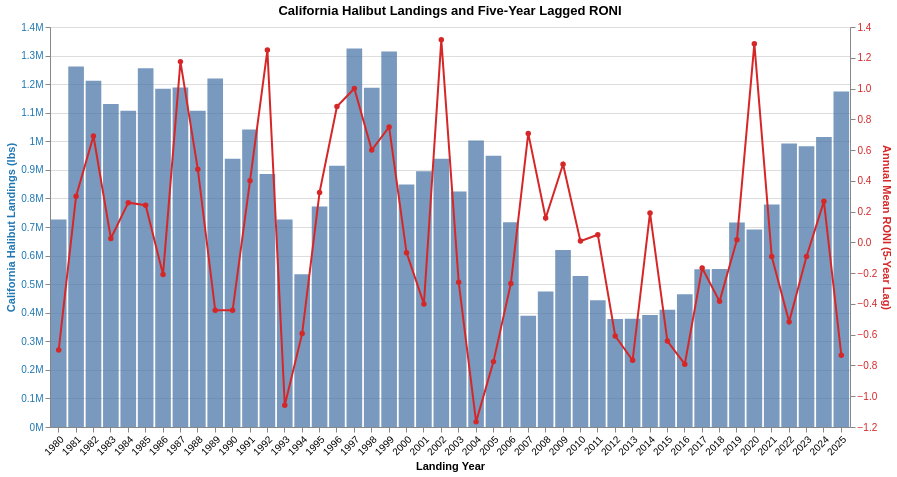

Notebook code cell kept with this figure:
### Markdown cell above
Observations

The no-lag time series showed little visual correspondence between annual mean RONI and California halibut landings, consistent with the weak correlation observed in the initial scatterplot and regression analysis. After applying a five-year lag to the climate index, periods of elevated and depressed RONI appeared to align more closely with subsequent increases and decreases in commercial landings. Although the correspondence is not exact, the lagged comparison provides additional visual evidence that California halibut landings are more closely associated with historical climate conditions than with climate conditions occurring in the same year.

The time series complements the previous statistical analyses by illustrating the temporal sequence underlying the lag hypothesis. Rather than suggesting an immediate response to changing ocean conditions, the visualization supports the interpretation that favorable climate conditions may influence recruitment, growth, and eventual availability to the commercial fishery over several years. This reinforces the biological plausibility of incorporating lagged climate variables when investigating climate–fishery relationships and provides a foundation for an interactive visualization in which users can explore species-specific lag effects.

### Code cell
base = alt.Chart(halibut_lag5).encode(
    x=alt.X(
        "Year:O",
        title="Landing Year",
        axis=alt.Axis(labelAngle=-45)
    )
)

bars = base.mark_bar(opacity=0.75).encode(
    y=alt.Y(
        "Pounds:Q",
        title="California Halibut Landings (lbs)",
        axis=alt.Axis(titleColor="#1f77b4", labelColor="#1f77b4", format="~s")
    ),
    color=alt.value("#4C78A8"),
    tooltip=[
        "Year",
        alt.Tooltip("Pounds:Q", format=",.0f")
    ]
)

roni_line = base.mark_line(point=True, strokeWidth=2).encode(
    y=alt.Y(
        "RONI_lag5:Q",
        title="Annual Mean RONI (5-Year Lag)",
        axis=alt.Axis(titleColor="#d62728", labelColor="#d62728")
    ),
    color=alt.value("#D62728"),
    tooltip=[
        "Year",
        alt.Tooltip("RONI_lag5:Q", format=".2f")
    ]
)

alt.layer(
    bars,
    roni_line
).resolve_scale(
    y="independent"
).properties(
    title="California Halibut Landings and Five-Year Lagged RONI",
    width=800,
    height=400
)

### Figure 1 — Vega-Lite specification as saved in the notebook (floating-point values rounded to 4 significant figures)
{"config": {"view": {"continuousWidth": 300, "continuousHeight": 300}}, "layer": [{"mark": {"type": "bar", "opacity": 0.75}, "encoding": {"color": {"value": "#4C78A8"}, "tooltip": [{"field": "Year", "type": "quantitative"}, {"field": "Pounds", "format": ",.0f", "type": "quantitative"}], "x": {"axis": {"labelAngle": -45}, "field": "Year", "title": "Landing Year", "type": "ordinal"}, "y": {"axis": {"format": "~s", "labelColor": "#1f77b4", "titleColor": "#1f77b4"}, "field": "Pounds", "title": "California Halibut Landings (lbs)", "type": "quantitative"}}}, {"mark": {"type": "line", "point": true, "strokeWidth": 2}, "encoding": {"color": {"value": "#D62728"}, "tooltip": [{"field": "Year", "type": "quantitative"}, {"field": "RONI_lag5", "format": ".2f", "type": "quantitative"}], "x": {"axis": {"labelAngle": -45}, "field": "Year", "title": "Landing Year", "type": "ordinal"}, "y": {"axis": {"labelColor": "#d62728", "titleColor": "#d62728"}, "field": "RONI_lag5", "title": "Annual Mean RONI (5-Year Lag)", "type": "quantitative"}}}], "data": {"name": "data-504e141c934a747d72f8ddb07811a94b"}, "height": 400, "resolve": {"scale": {"y": "independent"}}, "title": "California Halibut Landings and Five-Year Lagged RONI", "width": 800, "$schema": "https://vega.github.io/schema/vega-lite/v6.4.1.json", "datasets": {"data-504e141c934a747d72f8ddb07811a94b": [{"Year": 1980, "Pounds": 726600.0, "Value": 1001000.0, "RONI_lag5": -0.7, "Landings_z": -0.422, "RONI_z": -1.144}, {"Year": 1981, "Pounds": 1262000.0, "Value": 1874000.0, "RONI_lag5": 0.3, "Landings_z": 1.395, "RONI_z": 0.407}, {"Year": 1982, "Pounds": 1212000.0, "Value": 1746000.0, "RONI_lag5": 0.6917, "Landings_z": 1.226, "RONI_z": 1.014}, {"Year": 1983, "Pounds": 1130000.0, "Value": 1612000.0, "RONI_lag5": 0.025, "Landings_z": 0.9482, "RONI_z": -0.01938}, {"Year": 1984, "Pounds": 1107000.0, "Value": 1856000.0, "RONI_lag5": 0.2583, "Landings_z": 0.8689, "RONI_z": 0.3424}, {"Year": 1985, "Pounds": 1256000.0, "Value": 2222000.0, "RONI_lag5": 0.2417, "Landings_z": 1.374, "RONI_z": 0.3166}, {"Year": 1986, "Pounds": 1184000.0, "Value": 2295000.0, "RONI_lag5": -0.2083, "Landings_z": 1.131, "RONI_z": -0.3812}, {"Year": 1987, "Pounds": 1189000.0, "Value": 2522000.0, "RONI_lag5": 1.175, "Landings_z": 1.146, "RONI_z": 1.764}, {"Year": 1988, "Pounds": 1107000.0, "Value": 2375000.0, "RONI_lag5": 0.475, "Landings_z": 0.8696, "RONI_z": 0.6784}, {"Year": 1989, "Pounds": 1219000.0, "Value": 2642000.0, "RONI_lag5": -0.4417, "Landings_z": 1.25, "RONI_z": -0.743}, {"Year": 1990, "Pounds": 938600.0, "Value": 2122000.0, "RONI_lag5": -0.4417, "Landings_z": 0.2974, "RONI_z": -0.743}, {"Year": 1991, "Pounds": 1041000.0, "Value": 2466000.0, "RONI_lag5": 0.4, "Landings_z": 0.6445, "RONI_z": 0.5621}, {"Year": 1992, "Pounds": 885300.0, "Value": 2067000.0, "RONI_lag5": 1.25, "Landings_z": 0.1168, "RONI_z": 1.88}, {"Year": 1993, "Pounds": 726600.0, "Value": 1749000.0, "RONI_lag5": -1.058, "Landings_z": -0.422, "RONI_z": -1.699}, {"Year": 1994, "Pounds": 535000.0, "Value": 1437000.0, "RONI_lag5": -0.5917, "Landings_z": -1.072, "RONI_z": -0.9756}, {"Year": 1995, "Pounds": 771600.0, "Value": 2110000.0, "RONI_lag5": 0.325, "Landings_z": -0.269, "RONI_z": 0.4458}, {"Year": 1996, "Pounds": 914200.0, "Value": 2428000.0, "RONI_lag5": 0.8833, "Landings_z": 0.2148, "RONI_z": 1.312}, {"Year": 1997, "Pounds": 1325000.0, "Value": 3263000.0, "RONI_lag5": 1.0, "Landings_z": 1.609, "RONI_z": 1.492}, {"Year": 1998, "Pounds": 1188000.0, "Value": 2751000.0, "RONI_lag5": 0.6, "Landings_z": 1.142, "RONI_z": 0.8722}, {"Year": 1999, "Pounds": 1315000.0, "Value": 3278000.0, "RONI_lag5": 0.75, "Landings_z": 1.573, "RONI_z": 1.105}, {"Year": 2000, "Pounds": 848400.0, "Value": 2446000.0, "RONI_lag5": -0.06667, "Landings_z": -0.008543, "RONI_z": -0.1615}, {"Year": 2001, "Pounds": 895300.0, "Value": 2689000.0, "RONI_lag5": -0.4, "Landings_z": 0.1507, "RONI_z": -0.6784}, {"Year": 2002, "Pounds": 938600.0, "Value": 2840000.0, "RONI_lag5": 1.317, "Landings_z": 0.2974, "RONI_z": 1.984}, {"Year": 2003, "Pounds": 824000.0, "Value": 2504000.0, "RONI_lag5": -0.2583, "Landings_z": -0.09153, "RONI_z": -0.4587}, {"Year": 2004, "Pounds": 1003000.0, "Value": 3114000.0, "RONI_lag5": -1.167, "Landings_z": 0.5159, "RONI_z": -1.867}, {"Year": 2005, "Pounds": 949500.0, "Value": 2983000.0, "RONI_lag5": -0.775, "Landings_z": 0.3344, "RONI_z": -1.26}, {"Year": 2006, "Pounds": 716700.0, "Value": 2718000.0, "RONI_lag5": -0.2667, "Landings_z": -0.4554, "RONI_z": -0.4717}, {"Year": 2007, "Pounds": 389300.0, "Value": 1841000.0, "RONI_lag5": 0.7083, "Landings_z": -1.566, "RONI_z": 1.04}, {"Year": 2008, "Pounds": 474500.0, "Value": 2298000.0, "RONI_lag5": 0.1583, "Landings_z": -1.277, "RONI_z": 0.1874}, {"Year": 2009, "Pounds": 619700.0, "Value": 2582000.0, "RONI_lag5": 0.5083, "Landings_z": -0.7846, "RONI_z": 0.7301}, {"Year": 2010, "Pounds": 528900.0, "Value": 2351000.0, "RONI_lag5": 0.008333, "Landings_z": -1.093, "RONI_z": -0.04523}, {"Year": 2011, "Pounds": 443300.0, "Value": 2194000.0, "RONI_lag5": 0.05, "Landings_z": -1.383, "RONI_z": 0.01938}, {"Year": 2012, "Pounds": 377900.0, "Value": 1889000.0, "RONI_lag5": -0.6083, "Landings_z": -1.605, "RONI_z": -1.001}, {"Year": 2013, "Pounds": 379300.0, "Value": 2002000.0, "RONI_lag5": -0.7667, "Landings_z": -1.6, "RONI_z": -1.247}, {"Year": 2014, "Pounds": 391600.0, "Value": 2152000.0, "RONI_lag5": 0.1917, "Landings_z": -1.559, "RONI_z": 0.2391}, {"Year": 2015, "Pounds": 410600.0, "Value": 2236000.0, "RONI_lag5": -0.6417, "Landings_z": -1.494, "RONI_z": -1.053}, {"Year": 2016, "Pounds": 464800.0, "Value": 2622000.0, "RONI_lag5": -0.7917, "Landings_z": -1.31, "RONI_z": -1.286}, {"Year": 2017, "Pounds": 552200.0, "Value": 3257000.0, "RONI_lag5": -0.1667, "Landings_z": -1.014, "RONI_z": -0.3166}, {"Year": 2018, "Pounds": 552600.0, "Value": 3272000.0, "RONI_lag5": -0.3833, "Landings_z": -1.012, "RONI_z": -0.6526}, {"Year": 2019, "Pounds": 715700.0, "Value": 3908000.0, "RONI_lag5": 0.01667, "Landings_z": -0.4589, "RONI_z": -0.03231}, {"Year": 2020, "Pounds": 691000.0, "Value": 3635000.0, "RONI_lag5": 1.292, "Landings_z": -0.5426, "RONI_z": 1.945}, {"Year": 2021, "Pounds": 778900.0, "Value": 4229000.0, "RONI_lag5": -0.09167, "Landings_z": -0.2445, "RONI_z": -0.2003}, {"Year": 2022, "Pounds": 992100.0, "Value": 5467000.0, "RONI_lag5": -0.5167, "Landings_z": 0.479, "RONI_z": -0.8593}, {"Year": 2023, "Pounds": 982600.0, "Value": 5347000.0, "RONI_lag5": -0.09167, "Landings_z": 0.4467, "RONI_z": -0.2003}, {"Year": 2024, "Pounds": 1015000.0, "Value": 5757000.0, "RONI_lag5": 0.2667, "Landings_z": 0.5567, "RONI_z": 0.3554}, {"Year": 2025, "Pounds": 1174000.0, "Value": 6546000.0, "RONI_lag5": -0.7333, "Landings_z": 1.097, "RONI_z": -1.195}]}}
